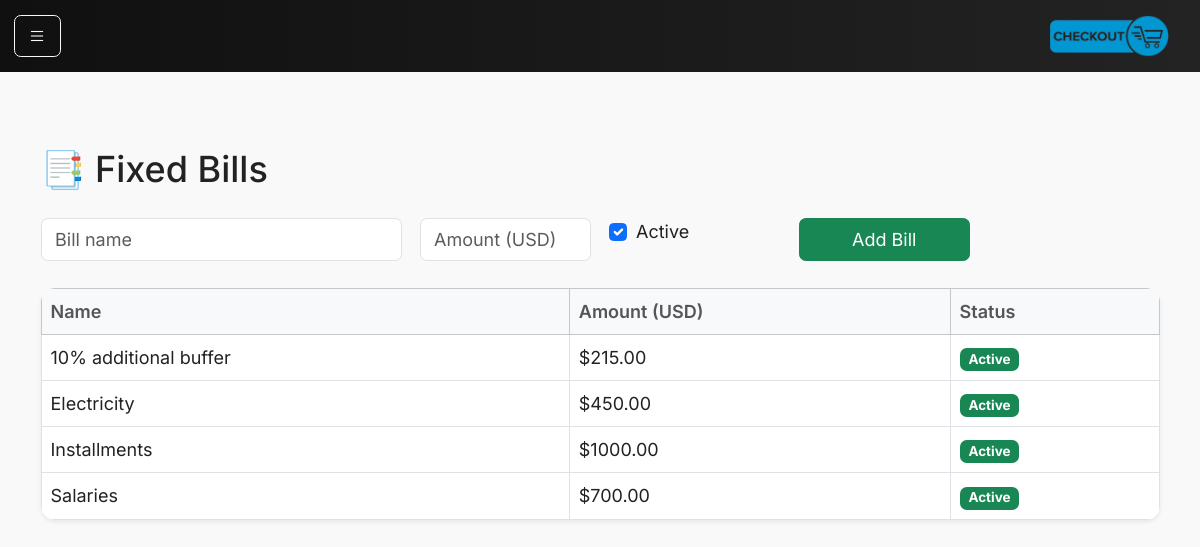
/bills, run on an earlier commit of the app's database.
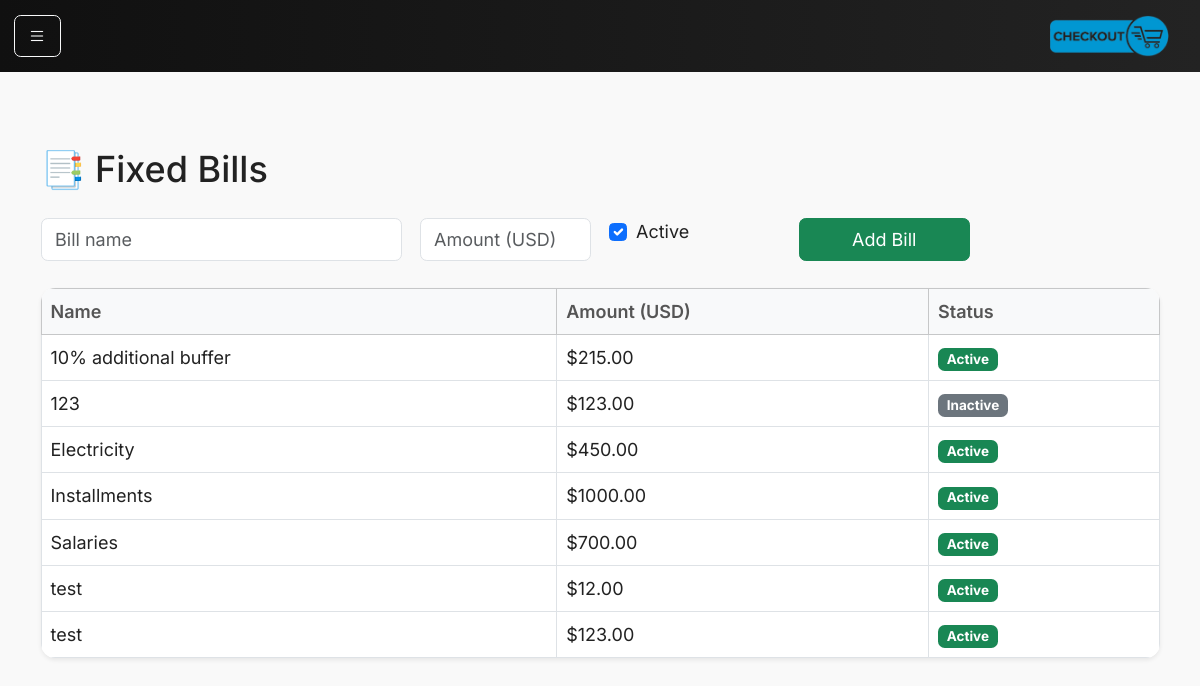
And on a later commit of the database.
### models.py (models this page shows)
class FixedBill(db.Model):
    __tablename__ = "fixed_bills"
    id = db.Column(db.Integer, primary_key=True)
    name = db.Column(db.String(128), nullable=False)
    monthly_amount_cents = db.Column(db.Integer, nullable=False)
    is_active = db.Column(db.Boolean, default=True)
    custom_start_date = db.Column(db.Date)  # optional: override start-of-month
    created_at = db.Column(db.DateTime, default=datetime.utcnow)

### main.py (the view, shortened to what this page needs)
@app.route("/bills", methods=["GET", "POST"])
def bills():
    from main import db, FixedBill
    all_bills = FixedBill.query.order_by(FixedBill.name).all()
    return render_template("bills.html", bills=all_bills)

### main.py (called while the page is built)
@app.context_processor
def inject_request():
    return dict(request=request)

### templates/bills.html
{% extends "base.html" %}
{% block content %}
<div class="container-fluid">
    <h2 class="mb-4">📑 Fixed Bills</h2>
    <form method="POST" class="row g-3 mb-4">
        <div class="col-md-4">
            <input type="text" name="name" class="form-control" placeholder="Bill name" required>
        </div>
        <div class="col-md-2">
            <input type="number" name="amount" step="0.01" class="form-control" placeholder="Amount (USD)" required>
        </div>
        <div class="col-md-2">
            <div class="form-check">
                <input class="form-check-input" type="checkbox" name="active" id="active" checked>
                <label class="form-check-label" for="active">Active</label>
            </div>
        </div>
        <div class="col-md-2">
            <button type="submit" class="btn btn-success w-100">Add Bill</button>
        </div>
    </form>
    <table class="table table-bordered bg-white shadow-sm">
        <thead class="table-light">
            <tr>
                <th>Name</th>
                <th>Amount (USD)</th>
                <th>Status</th>
            </tr>
        </thead>
        <tbody>
            {% for bill in bills %}
            <tr>
                <td>{{ bill.name }}</td>
                <td>${{ "%.2f"|format(bill.monthly_amount_cents / 100) }}</td>
                <td>
                    {% if bill.is_active %}
                    <span class="badge bg-success">Active</span>
                    {% else %}
                    <span class="badge bg-secondary">Inactive</span>
                    {% endif %}
                </td>
            </tr>
            {% else %}
            <tr>
                <td colspan="3" class="text-center text-muted">No fixed bills yet</td>
            </tr>
            {% endfor %}
        </tbody>
    </table>
</div>
{% endblock %}

### templates/base.html (shortened to what this page needs)
<!doctype html>
<html lang="en">
<head>
    <link href="https://cdn.jsdelivr.net/npm/bootstrap@5.3.3/dist/css/bootstrap.min.css" rel="stylesheet">
    <link href="{{ url_for('static', filename='main.css') }}" rel="stylesheet">
    <link rel="stylesheet" href="https://cdn.jsdelivr.net/npm/bootstrap-icons@1.11.3/font/bootstrap-icons.css">
</head>
<body>
    <nav class="navbar navbar-dark bg-dark fixed-top">
        <div class="container-fluid">
            <button class="btn btn-outline-light me-2" type="button" data-bs-toggle="offcanvas"
                data-bs-target="#sidebar" aria-controls="sidebar">
                <i class="bi bi-list"></i>
            </button>
            <a class="navbar-brand" href="/"><img src="static/assets/logo.png"></a>
        </div>
    </nav>
    <main class="container-fluid px-4">
        {% block content %}{% endblock %}
    </main>
</body>
</html>

### static/main.css (style rules this page uses)
html, body { font-family: 'Inter', sans-serif; background-color: #f6f8fb; color: #222; font-size: 18px; padding-top: 56px; background-color: #f9f9f9; }
.navbar { background: linear-gradient(90deg, #101010, #232323); }
.navbar img { max-width: 120px; }
.navbar-brand { font-weight: 700; letter-spacing: 0.5px; font-size: 1.4rem; }
main { padding-top: 2rem; padding-bottom: 2rem; }
.table { border-radius: 0.8rem; overflow: hidden; }
.table th { color: #555; font-weight: 600; }
.table td { color: #222; }

What changed in the data, as far as the page shows it:
added FixedBill: name "123", bill.monthly_amount_cents/100 "123.00", is_active "Inactive"
added FixedBill: name "test", bill.monthly_amount_cents/100 "12.00", is_active "Active"
added FixedBill: name "test", bill.monthly_amount_cents/100 "123.00", is_active "Active"
